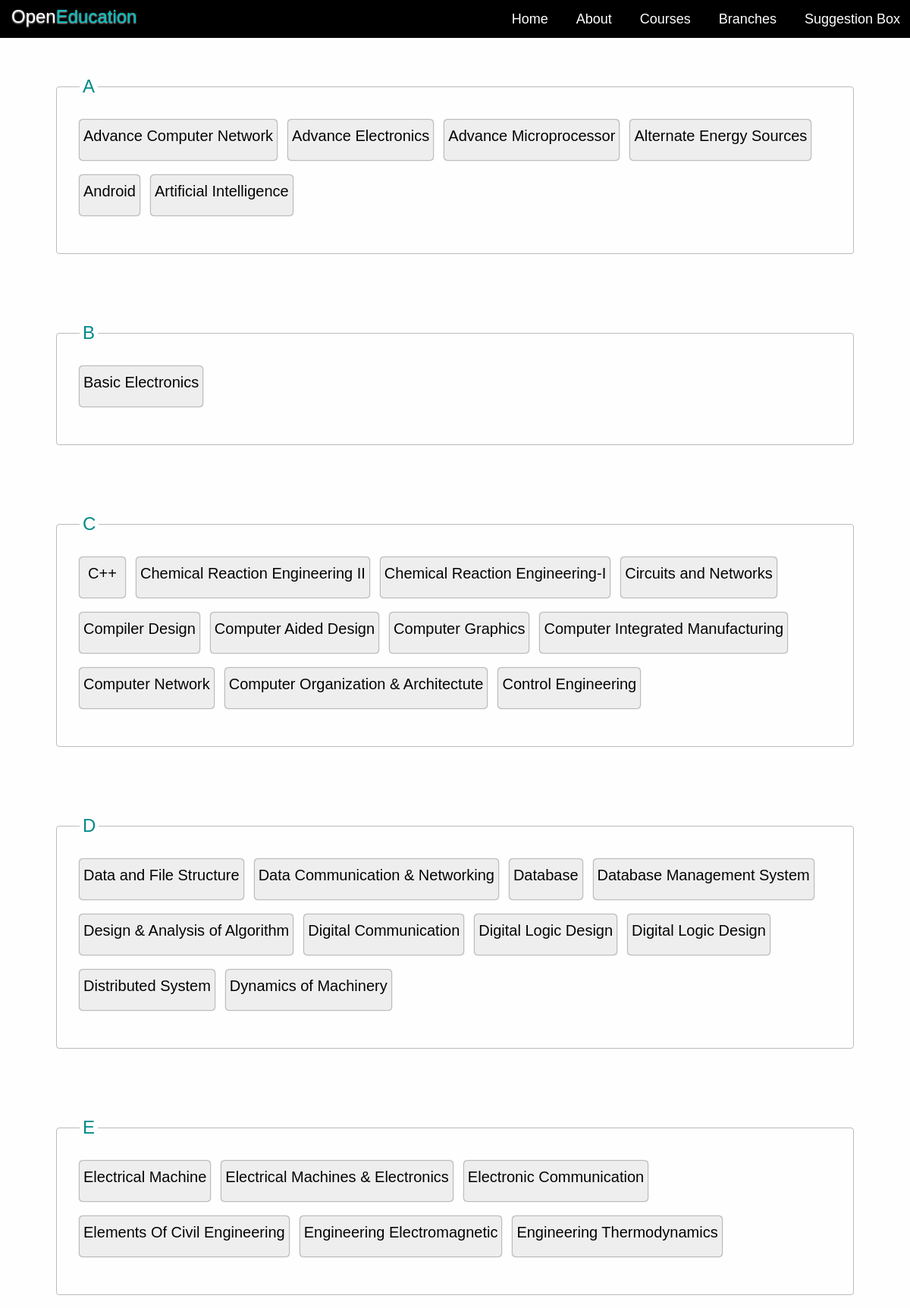
Screenshot of /allCourses.php (upper part) with the database file from the repository.
### tables this page shows
CREATE TABLE IF NOT EXISTS `course` (
  `crs_id` int(11) unsigned NOT NULL AUTO_INCREMENT,
  `crs_name` varchar(50) NOT NULL DEFAULT '',
  `br_id` int(11) unsigned NOT NULL,
  `crs_description` varchar(255) NOT NULL DEFAULT '',
  PRIMARY KEY (`crs_id`),
  KEY `branch` (`br_id`)
);

### library/course-functions.php (called while the page is built, shortened)
<?php
require_once "config.php";
require_once "database.php";
function listCoursesAlphabetically($a)
{
   $sql = "select * from course where crs_name LIKE '$a%' order by crs_name";
   $result = dbQuery($sql);
   return $result;
}
function getCourseDetails($crsId)
{
	$sql = "select * from course where  crs_id = '$crsId'" ;
	$result = dbQuery($sql);
   $resultArray=mysql_fetch_assoc($result);
   return $resultArray;
	}
?>

### library/database.php (called while the page is built, shortened)
<?php
function dbQuery($sql)
{
	$result = mysql_query($sql) or die(mysql_error());
	return $result;
}
function dbResultToArray($result)
{
	$resultArray = array();
	while($row=dbFetchArray($result,MYSQL_BOTH))
	{
	  $resultArray[] = $row;
	}
	 return $resultArray;
}
function dbFetchArray($result, $resultType = MYSQL_NUM) {
	return mysql_fetch_array($result, $resultType);
}
function dbNumRows($result)
{
	return mysql_num_rows($result);
}
?>

### allCourses.php (the view, shortened to what this page needs)
<?php
require_once "library/config.php";
require_once "library/database.php";
require_once "library/course-functions.php";
require_once "library/gtu-functions.php";
require_once 'header.php';
?>
  		<div id="content">
  			<?php
  			$aplha=array("a","b","c", "d", "e", "f", "g", "h", "i", "j", "k", "l", "m", "n", "o", "p", "q", "r", "s", "t", "u", "v", "w", "x","y","z");
  			for($j=0;$j<count($aplha);$j++)
  				{
					if(isset($_GET['brId']) && isset($_GET['semId']))
	          			{
                 		$result = listCoursesForSemesterAlphabetically($brId,$semId,$aplha[$j]);
	          			}
					else if(isset($_GET['brId']))
	          			{
                 		$result = listCoursesForBranchAlphabetically($brId,$aplha[$j]);
	          			}
	       			else
	          			{
			  			$a = $aplha[$j];
		          		$result = listCoursesAlphabetically($a);
		      			}
						if(dbNumRows($result))
						{
							$result=dbResultToArray($result);
					   			?>
  			<div class="block sorted">
            <fieldset>
        		<legend><?php echo strtoupper($aplha[$j]); ?></legend>
     		<?php
						$num=count($result);
				    for($i=0;$i<$num;$i++)
				       {
							extract($result[$i]);
							$courseDts=getCourseDetails($crs_id);
			?>
				 			<div class="sortedCourse" onClick="showList(<?php echo $crs_id; ?>);">
				     		<span> <?php echo $courseDts['crs_name']; ?></span>
	    		 			</div>
  			       			<?php
				      	}
							?>
                </fieldset>
       			</div>
      		<?php
						}
						}
  		?>
 </div>
<?php
require_once 'footer.php';
?>

### css/allCourses.css (style rules this page uses)
body { font-size:100%; }
.sortedCourse { min-width:50px; background:#eee; min-height:20px; position:relative; border-radius:4px; box-shadow:0px 0px 2px #000; font-family:Tahoma, Geneva, sans-serif; font-size:1.25em; padding-top:10px; padding-bottom:20px; text-align:center; padding-left:5px; padding-right:5px; margin-right:15px; margin-bottom:20px; cursor:pointer; float:left; }

### css/main.css (style rules this page uses)
html,body { padding:0; margin:0; height:100%; width:100%; background:#fefefe; min-width:300px; }
#content { position:relative; padding-bottom:50px; padding-top:70px; }
.block { position :relative; width:88%; margin-left:4%; margin-right:4%; background:#fefefe; margin-bottom:45px; padding-top:30px; padding-left:2%; padding-right:2%; padding-bottom:15px; min-height:100px; }
fieldset { border: 1px solid #bbb; padding:30px; border-radius:4px; font-family:Tahoma, Geneva, sans-serif; color:#000; text-shadow:0px 0px 1px #fff; }
legend { padding-left:4px; padding-right:4px; cursor:default; font-size:1.5em; }
legend:first-letter { color:#008A8A; }

### rows the page displays
course: crs_name "Advance Computer Network"
course: crs_name "Advance Electronics"
course: crs_name "Advance Microprocessor"
course: crs_name "Alternate Energy Sources"
course: crs_name "Android"
course: crs_name "Artificial Intelligence"
course: crs_name "Basic Electronics"
course: crs_name "C++"
course: crs_name "Chemical Reaction Engineering II"
course: crs_name "Chemical Reaction Engineering-I"
course: crs_name "Circuits and Networks"
course: crs_name "Compiler Design"
course: crs_name "Computer Aided Design"
course: crs_name "Computer Graphics"
course: crs_name "Computer Integrated Manufacturing"
course: crs_name "Computer Network"
course: crs_name "Computer Organization & Architectute"
course: crs_name "Control Engineering"
course: crs_name "Data and File Structure"
course: crs_name "Data Communication & Networking"
course: crs_name "Database"
course: crs_name "Database Management System"
course: crs_name "Design & Analysis of Algorithm"
course: crs_name "Digital Communication"
course: crs_name "Digital Logic Design"
course: crs_name "Digital Logic Design"
course: crs_name "Distributed System"
course: crs_name "Dynamics of Machinery"
course: crs_name "Electrical Machine"
course: crs_name "Electrical Machines & Electronics"
course: crs_name "Electronic Communication"
course: crs_name "Elements Of Civil Engineering"
course: crs_name "Engineering Electromagnetic"
course: crs_name "Engineering Thermodynamics"

### other values shown
$aplha[$j] "A"
$aplha[$j] "B"
$aplha[$j] "C"
$aplha[$j] "D"
$aplha[$j] "E"
